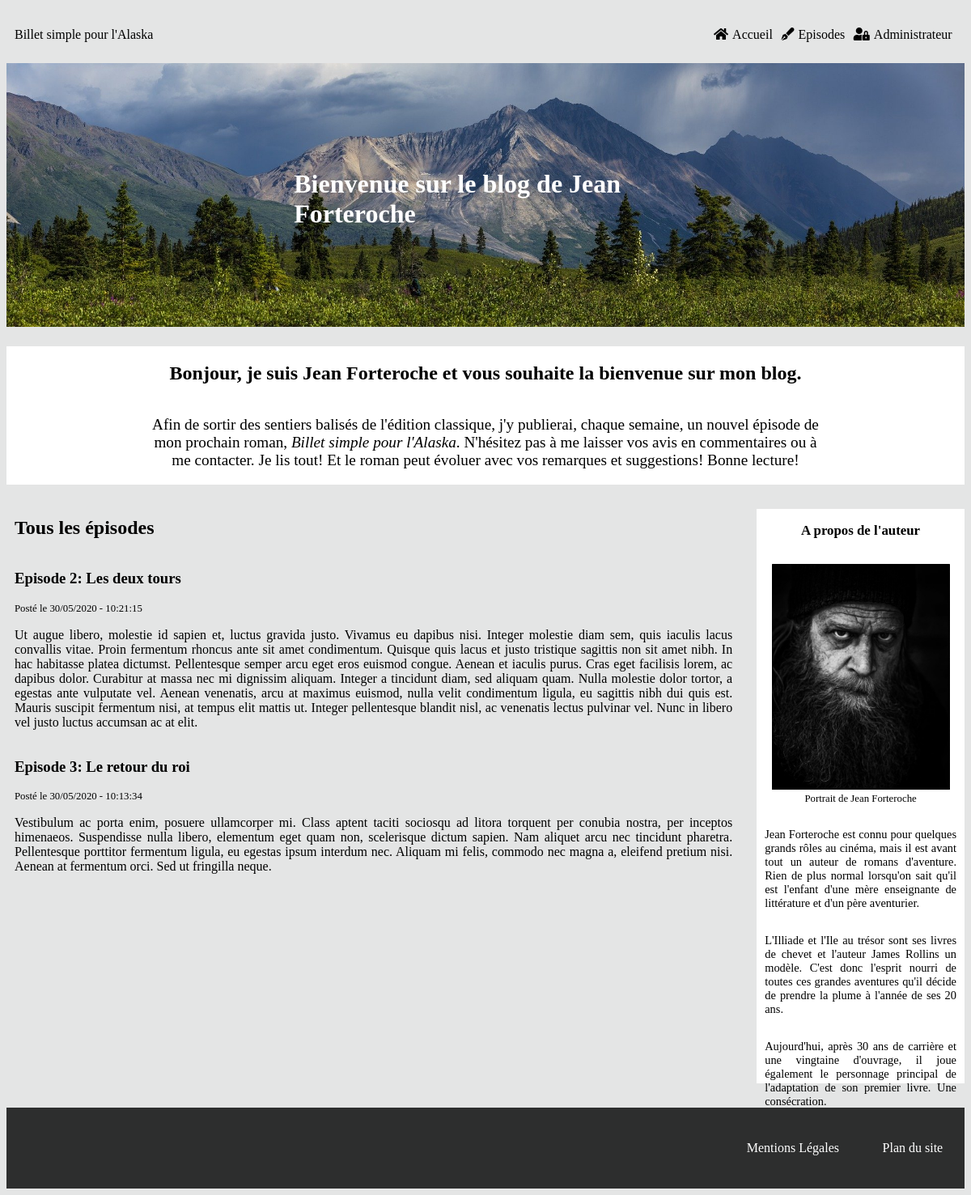
Before: /index.php?action=get_all with the older database file.
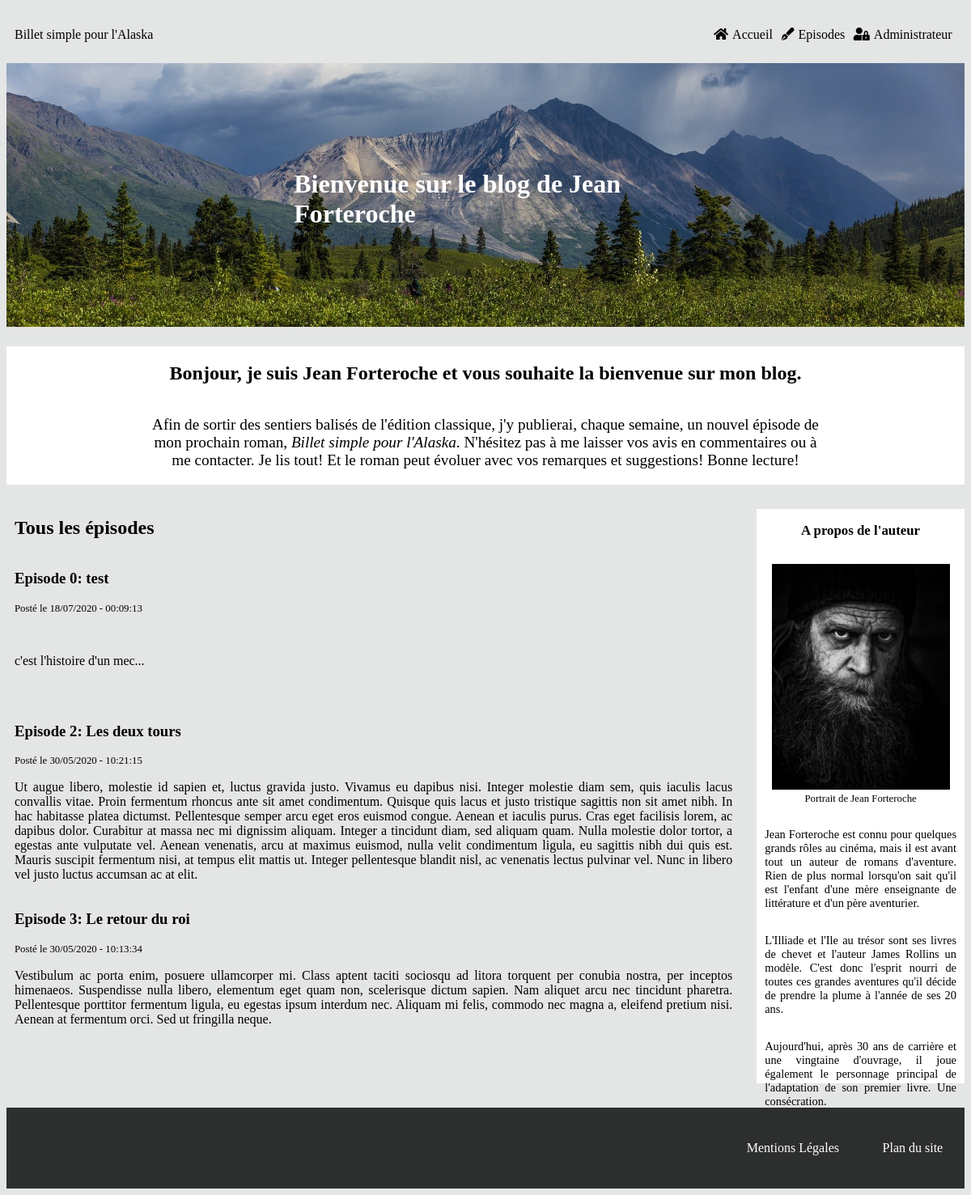
After: the same page with the newer database file.
### tables this page shows
CREATE TABLE IF NOT EXISTS `episodes` (
  `episode_id` tinyint(11) NOT NULL AUTO_INCREMENT,
  `numero_episode` int(11) NOT NULL,
  `episode_title` char(255) NOT NULL,
  `episode_content` text NOT NULL,
  `episode_date` datetime NOT NULL DEFAULT CURRENT_TIMESTAMP,
  PRIMARY KEY (`episode_id`),
  UNIQUE KEY `episode` (`numero_episode`)
);

### src/View/View.php (called while the page is built, shortened)
<?php
class View
{
    public function display(array $data, string $template, string $layout) : void
    {
        require_once($template);
    }
}

### src/Controller/FrontOffice/PostController.php (called while the page is built, shortened)
<?php
class PostController
{
    private $postManager;
    private $view;
    private $layout;
    private $frontTemplate;
    public function __construct(PostManager $postManager, View $view, CommentManager $commentManager)
    {
        $this->postManager = $postManager;
        $this->view = $view;
        $this->frontTemplate = '../templates/frontoffice/';
        $this->layout = '../templates/frontOffice/layout.html.php';
    }
    public function displayAllPosts() : void
    {
        $data = $this->postManager->getAllEpisodes();
        $template = $this->frontTemplate.'allposts.html.php';
        $this->view->display($data, $template, $this->layout);
    }
}

### public/index.php (called while the page is built, shortened)
<?php
$router = new Router();
$router->run();

### src/Model/PostManager.php (called while the page is built, shortened)
<?php
class PostManager
{
    private $database;
    public function __construct(Database $database)
    {
        $this->database = $database->databaseConnect();
    }
    public function getAllEpisodes() : array
    {
        $request = $this->database->prepare("SELECT *, DATE_FORMAT(episode_date, '%d/%m/%Y - %H:%i:%s') AS episode_date
        FROM episodes
        ORDER BY numero_episode LIMIT 0, 3");
        $request->execute();
        return $request->fetchAll();
    }
}

### src/Service/Database.php (called while the page is built, shortened)
<?php
class Database
{
    private $servor = 'mysql:dbname=jean_forteroche;host=localhost;port=3308;chartset=utf-8';
    private $user = 'root';
    private $password = '';
    public function databaseConnect() : object
    {
        return new \PDO($this->servor, $this->user, $this->password);
    }
}

### Templates/Frontoffice/allposts.html.php (the view)
<h2>Tous les épisodes</h2>
<?php foreach ($data as $entry) {?>
    <article>
        <a href='index.php?action=post&id=<?=$entry['episode_id']?>'>
            <h3 class='episode_title'>Episode <?=$entry['numero_episode']?>: <?=$entry['episode_title']?></h3>
        </a>
        <span class='post_date'>Posté le <?=$entry['episode_date']?></span>
        <p><?=$entry['episode_content']?></p>
    </article>
<?php
}?>

Changed rows visible on the page:
added episodes: numero_episode "0", episode_title "test", episode_date "18/07/2020 - 00:09:13", episode_content "c'est l'histoire d'un mec..."
